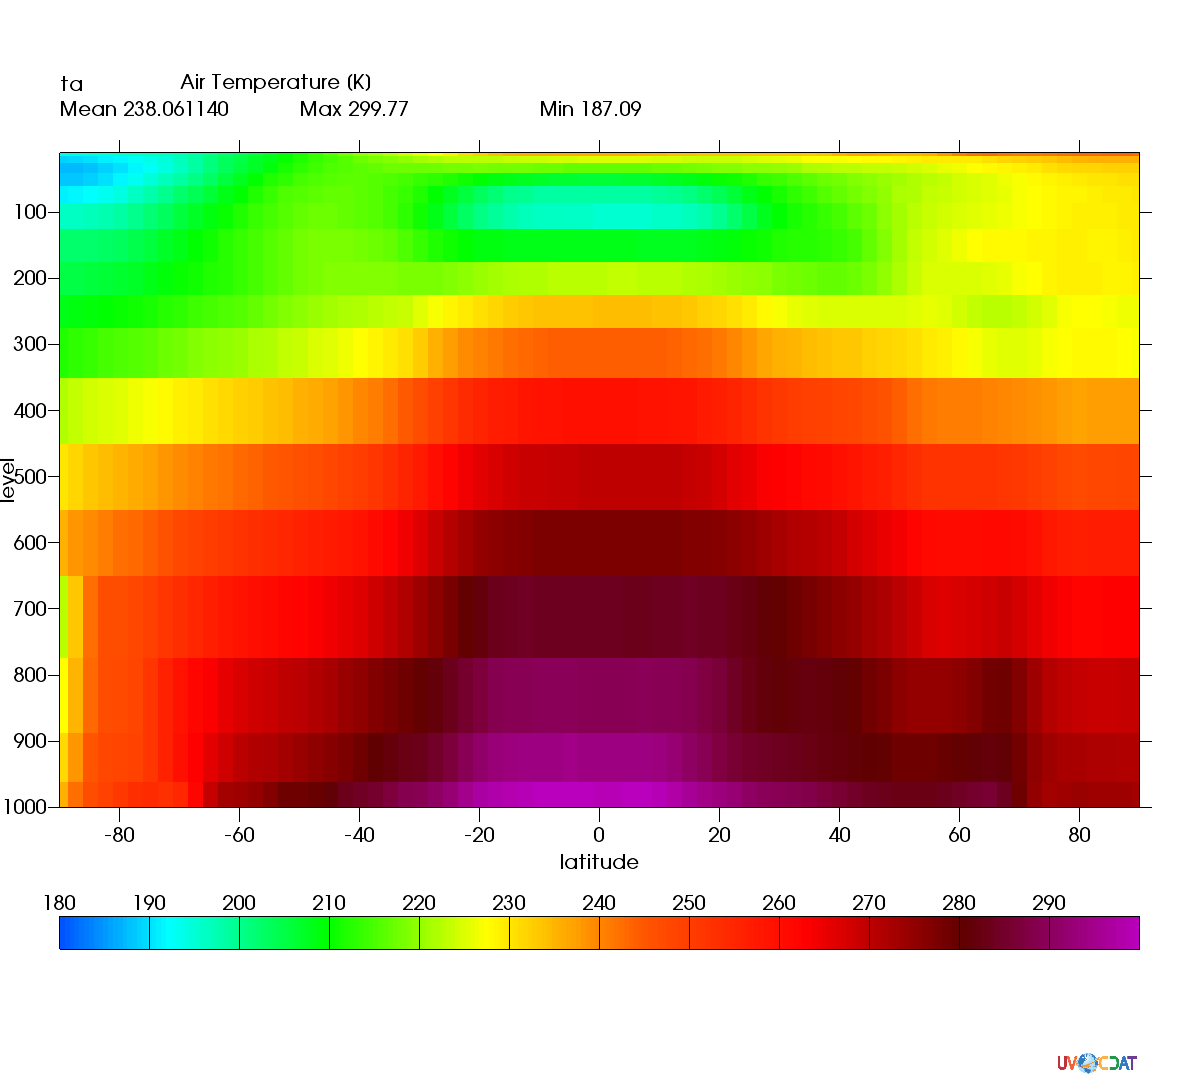

This chart was generated by the following Python code:
import vcs, numpy, cdms2, MV2, os, sys, vcs.vcs.vcs.testing.regression as regression

x = regression.init()
f=cdms2.open(os.path.join(vcs.sample_data,"ta_ncep_87-6-88-4.nc"))
vr = "ta"
s=f(vr,slice(0,1),longitude=slice(90,91),squeeze=1)
x.plot(s,bg=1)
regression.run(x, 'test_vcs_flipY.png')
